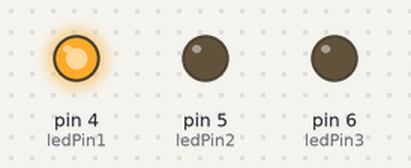
This sketch was run on a simulated Arduino Uno, built with avr-gcc and run on an emulated ATmega328P. On the bench: output pins drawn as LEDs (lit = HIGH).

Above: at 1.5 s.
At 5.0 s:
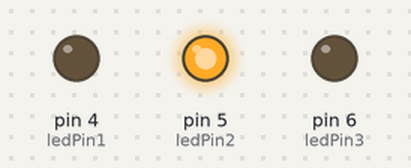
At 7.0 s:
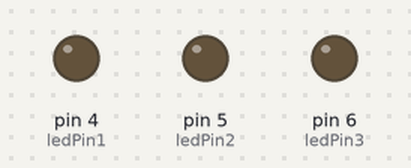
At 10.0 s:
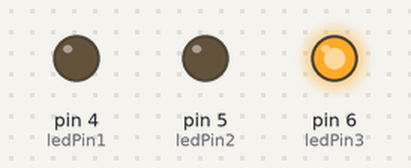
Timing chart, 0 to 16.9 s (numbered marks = the images above):
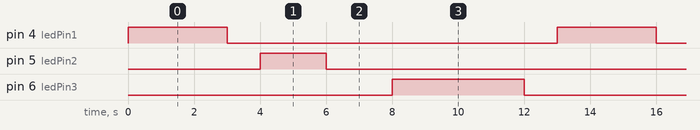

The sketch:

TestLed.ino
```cpp
// Khai báo chân kết nối LED
const int ledPin1 = 4;
const int ledPin2 = 5;
const int ledPin3 = 6;

void setup() {
  pinMode(ledPin1, OUTPUT);
  pinMode(ledPin2, OUTPUT);
  pinMode(ledPin3, OUTPUT);
}

void loop() {
  digitalWrite(ledPin1, HIGH);
  delay(3000);
  digitalWrite(ledPin1, LOW);
  delay(1000);

  digitalWrite(ledPin2, HIGH);
  delay(2000);
  digitalWrite(ledPin2, LOW);
  delay(2000);

  digitalWrite(ledPin3, HIGH);
  delay(4000);
  digitalWrite(ledPin3, LOW);
  delay(1000);
}
```

Measured:
- by itself, pin 4 (ledPin1): alternates HIGH for 3.0 s and LOW for 10.0 s
- by itself, pin 5 (ledPin2): alternates HIGH for 2.0 s and LOW for 11.0 s
- by itself, pin 6 (ledPin3): alternates HIGH for 4.0 s and LOW for 9.0 s
